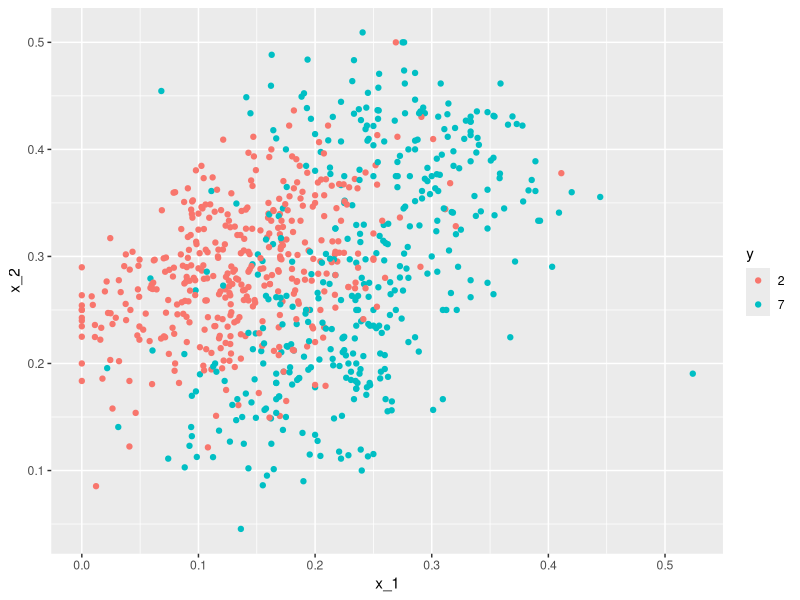
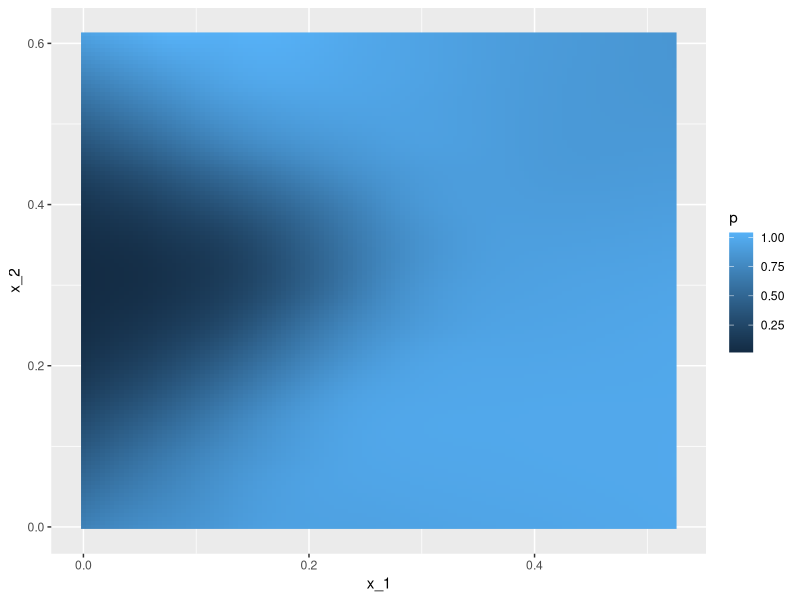
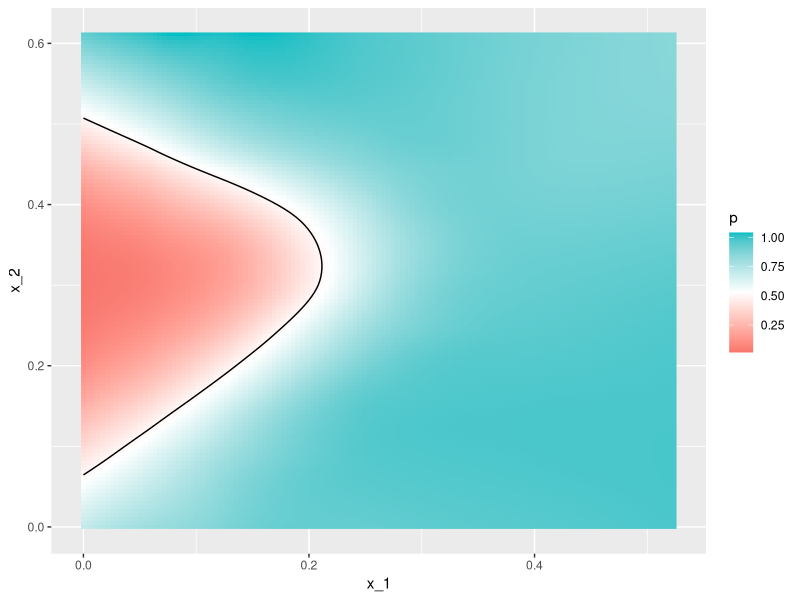
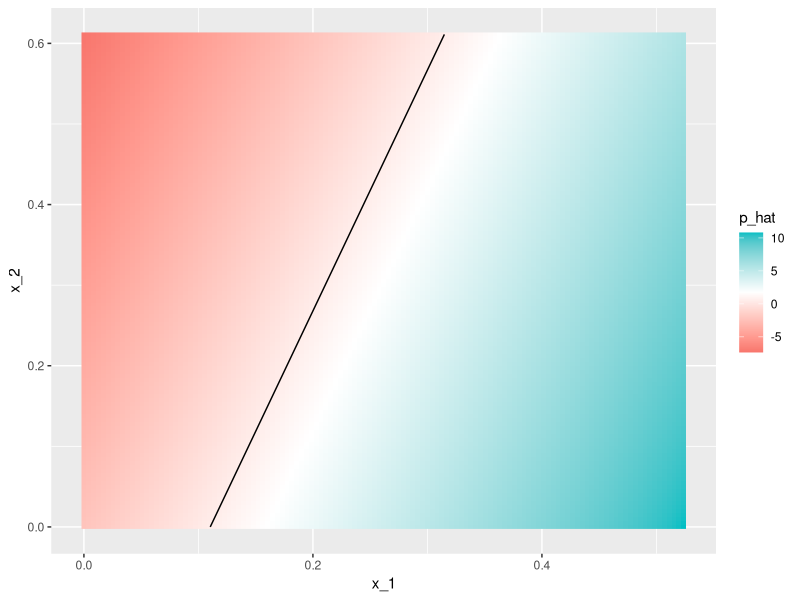
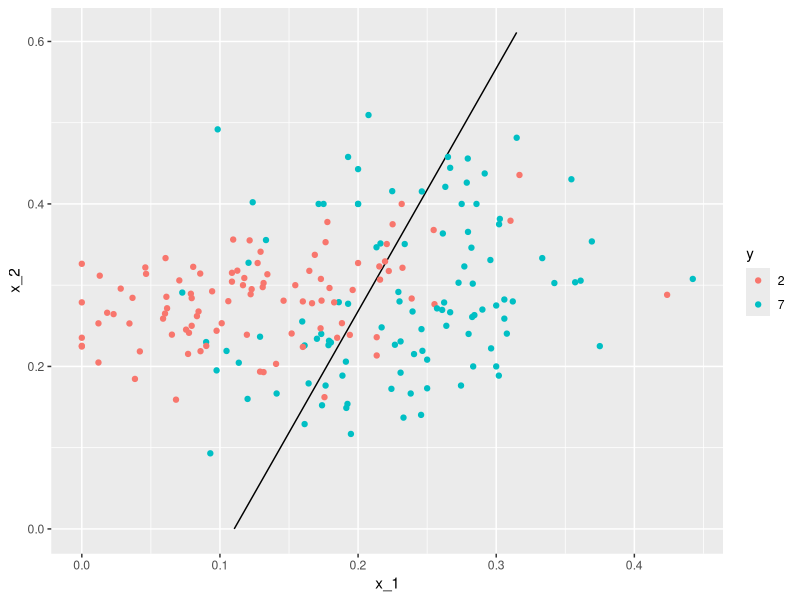

The R script that drew these images, in order:
# config
library(tidyverse)
library(dslabs)
library(caret)

# load the test data set
data("mnist_27")

# we can plot these using ggplot
mnist_27$train %>%
  ggplot(aes(x_1, x_2, color = y)) +
  geom_point()

# we can try a logistic regression function to predict 2s and 7s
fit <- glm(y ~ x_1 + x_2, data=mnist_27$train, family="binomial")

# when it is larger than 0.5 it predicts 7, otherwise it predicts 2
p_hat <- predict(fit, newdata = mnist_27$test)
y_hat <- factor(ifelse(p_hat > 0.5, 7, 2))
confusionMatrix(data = y_hat, reference = mnist_27$test$y)

# we compare our results to the true conditional probabilities
mnist_27$true_p %>%
  ggplot(aes(x_1, x_2, fill=p)) +
  geom_raster()

  # we imporve the graph by changing the colours and adding a curve, separating x_1 & x_2
  mnist_27$true_p %>%
    ggplot(aes(x_1, x_2, fill=p, z=p)) +
    geom_raster() +
    scale_fill_gradientn(colors=c("#F8766D", "white", "#00BFC4")) +
    stat_contour(breaks=c(0.5), color="black")

# we can compare the above with our prediction by building a boundary at 0.5 (where we start to predict 7 instead of 2)
p_hat <- predict(fit, newdata = mnist_27$true_p)
mnist_27$true_p %>%
  mutate(p_hat = p_hat) %>%
  ggplot(aes(x_1, x_2, z=p_hat, fill=p_hat)) +
  geom_raster() +
  scale_fill_gradientn(colors=c("#F8766D", "white", "#00BFC4")) +
  stat_contour(breaks=c(0.5),color="black")

# we see that our boundary is a line, and will miss several points that a curve would capture
p_hat <- predict(fit, newdata = mnist_27$true_p)
mnist_27$true_p %>%
  mutate(p_hat = p_hat) %>%
  ggplot() + 
  stat_contour(aes(x_1, x_2, z=p_hat), breaks=c(0.5), color="black") +
  geom_point(mapping = aes(x_1, x_2, color = y), data = mnist_27$test)
